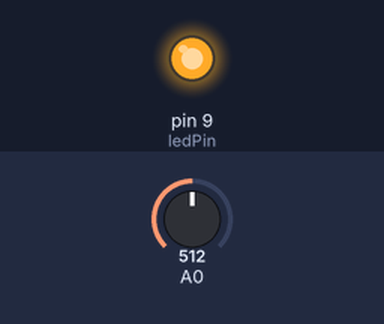
The sketch below on a simulated Arduino Uno, built with avr-gcc and run on an emulated ATmega328P. Parts: output pins drawn as LEDs (lit = HIGH). Inputs (shaded band) come from the test bench; at power-on: A0 = 512. What the sketch prints to the serial monitor is not drawn.

Above: at 0.1 s.
Timing chart, 0 to 1.6 s (numbered marks = the images above):
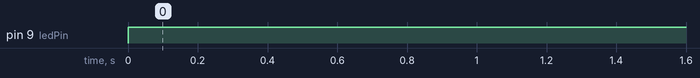

The sketch:

homework_sensorSolding.ino
```cpp
int ledPin = 9;
int brightness = 0;
int sensorLow = 1020;
int sensorHigh = 1023;

void setup(){
  Serial.begin(9600);
  pinMode(ledPin, OUTPUT);
}

void loop(){
  int sensorValue = analogRead(A0);
  Serial.println(sensorValue);
  brightness = map(sensorValue, sensorLow, sensorHigh, 0, 255);
  Serial.println(brightness);
  analogWrite(ledPin, brightness);
  delay(100);
}
```

Measured:
- by itself, pin 9 (ledPin): LOW → HIGH at 0.00 s
